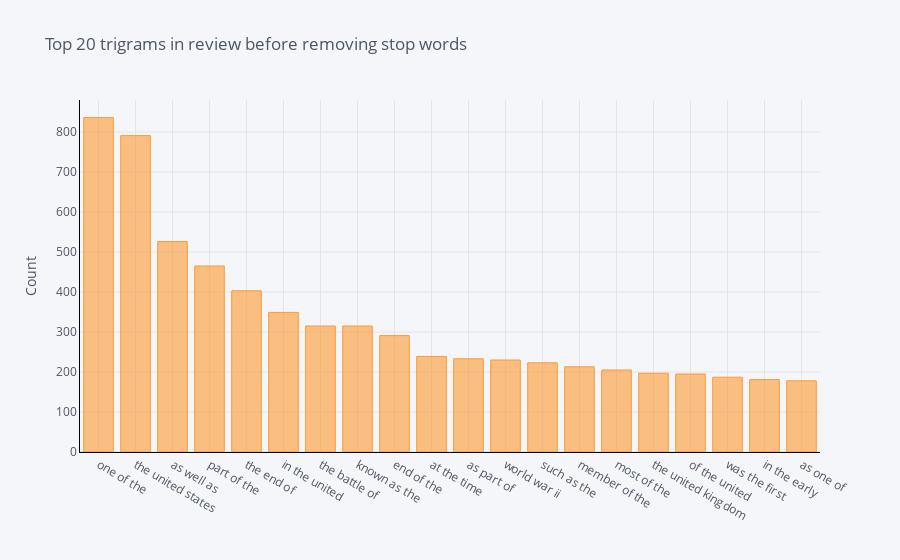

Write notebook code for a chart like this one.
### Code cell
df5.groupby('Statements').sum()['count'].sort_values(ascending=False).iplot(
    kind='bar', yTitle='Count', linecolor='black', title='Top 20 trigrams in review before removing stop words')

### Figure 1 — Plotly figure (JSON) as saved in the notebook; plotly's stock layout.template omitted (floating-point values rounded to 4 significant figures)
{"data": [{"marker": {"color": "rgba(255, 153, 51, 0.6)", "line": {"color": "rgba(255, 153, 51, 1.0)", "width": 1}}, "name": "count", "orientation": "v", "text": "", "type": "bar", "x": ["one of the", "the united states", "as well as", "part of the", "the end of", "in the united", "the battle of", "known as the", "end of the", "at the time", "as part of", "world war ii", "such as the", "member of the", "most of the", "the united kingdom", "of the united", "was the first", "in the early", "as one of"], "y": [836, 791, 526, 465, 403, 349, 315, 315, 291, 239, 233, 230, 223, 213, 205, 197, 195, 187, 181, 178]}], "layout": {"legend": {"bgcolor": "#F5F6F9", "font": {"color": "#4D5663"}}, "paper_bgcolor": "#F5F6F9", "plot_bgcolor": "#F5F6F9", "title": {"font": {"color": "#4D5663"}, "text": "Top 20 trigrams in review before removing stop words"}, "xaxis": {"gridcolor": "#E1E5ED", "linecolor": "black", "showgrid": true, "tickfont": {"color": "#4D5663"}, "title": {"font": {"color": "#4D5663"}, "text": ""}, "zerolinecolor": "#E1E5ED"}, "yaxis": {"gridcolor": "#E1E5ED", "linecolor": "black", "showgrid": true, "tickfont": {"color": "#4D5663"}, "title": {"font": {"color": "#4D5663"}, "text": "Count"}, "zerolinecolor": "#E1E5ED"}}}
